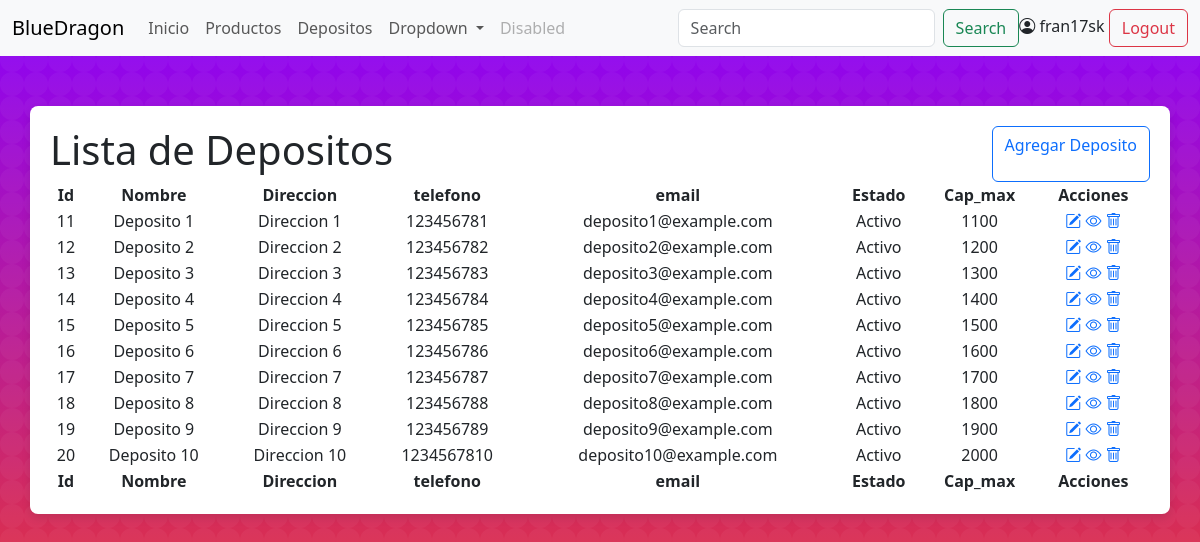
The app's page /depositos/ (signed in), older data.
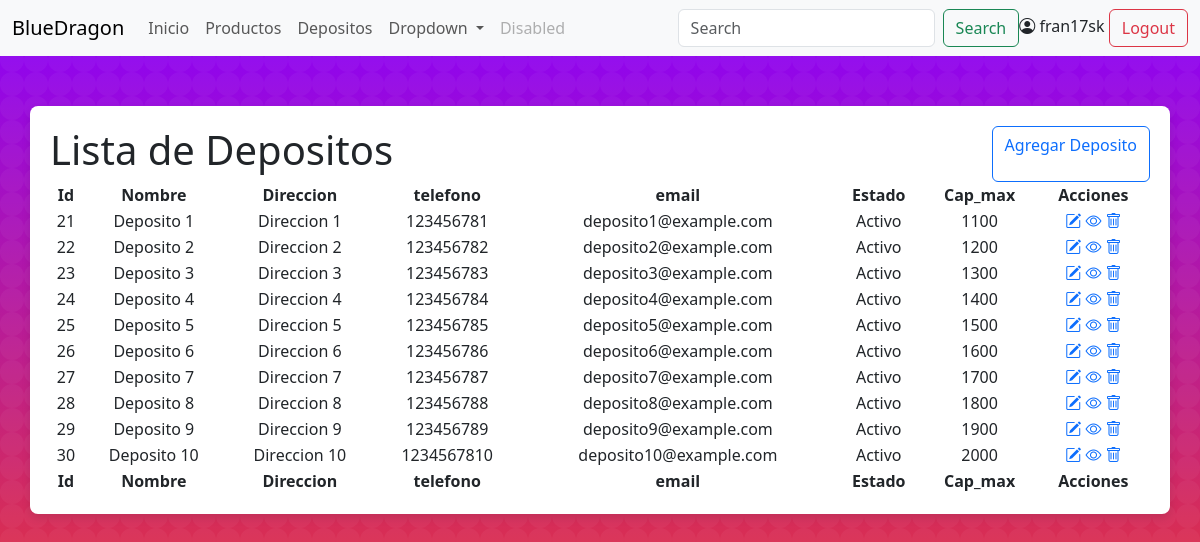
The same page, newer data.
### mi_aplicacion/models.py (models this page shows, shortened)
class Deposito(models.Model):
    nombre = models.CharField(max_length=255)
    direccion = models.CharField(max_length=255)
    telefono = models.CharField(max_length=255, blank=True, null=True)
    email = models.EmailField(blank=True, null=True)
    estado = models.CharField(max_length=255, blank=True, null=True)
    capacidad_maxima = models.IntegerField(blank=True, null=True)
    localidad = models.ForeignKey(Localidad, on_delete=models.SET_NULL, null=True, blank=True)

### mi_aplicacion/views.py (the view)
# urls.py: path('depositos/',DepositosListView.as_view(), name='depositos_list'),
class DepositosListView(LoginRequiredMixin,ListView):
    model=Deposito
    template_name = 'depositos/depositos_list.html'
    context_object_name = 'depositos'
    login_url = '../accounts/login/'

### mi_aplicacion/templates/depositos/depositos_list.html (shortened to what this page needs)
<!DOCTYPE html>
<html lang="es">
<head>
    <link rel="stylesheet" href="https://cdn.jsdelivr.net/npm/bootstrap@5.3.3/dist/css/bootstrap.min.css">
    <link rel="stylesheet" href="https://cdn.jsdelivr.net/npm/bootstrap-icons@1.11.3/font/bootstrap-icons.min.css">
    <link rel="stylesheet" href="https://cdn.datatables.net/2.1.3/css/dataTables.dataTables.css">
    <link rel="stylesheet" href="https://cdn.jsdelivr.net/npm/bootstrap-icons@1.11.3/font/bootstrap-icons.min.css">
</head>
<body>
  <nav class="navbar navbar-expand-lg bg-body-tertiary bg_dark">
    <div class="container-fluid">
      <a class="navbar-brand" href="#">BlueDragon</a>
      <div class="collapse navbar-collapse" id="navbarSupportedContent">
        <ul class="navbar-nav me-auto mb-2 mb-lg-0">
            <li class="nav-item active">
                <a class="nav-link" href="{% url 'home' %}">Inicio</a>
            </li>
            <li class="nav-item">
                <a class="nav-link" href="{% url 'producto_list' %}">Productos</a>
            </li>
            <li class="nav-item">
              <a class="nav-link" href="{% url 'depositos_list' %}">Depositos</a>
            </li>
          <li class="nav-item dropdown">
            <a class="nav-link dropdown-toggle" href="#" role="button" data-bs-toggle="dropdown" aria-expanded="false">
              Dropdown
            </a>
          </li>
          <li class="nav-item">
            <a class="nav-link disabled" aria-disabled="true">Disabled</a>
          </li>
        </ul>
        <form class="d-flex" role="search">
          <input class="form-control me-2" type="search" placeholder="Search" aria-label="Search">
          <button class="btn btn-outline-success" type="submit">Search</button>
        </form>
          <div>
            <i class="bi color-black bi-person-circle"></i>
            <span class="color-black">{{user.username}}</span>
            {% if user.is_authenticated %}
            <form action="{% url 'logout' %}" method="post" style="display: inline;">
              <button type="submit" class="btn btn-outline-danger">Logout</button>
          </form>
          {% else %}
                    <a class="nav-link btn btn-outline-primary" href="{% url 'login' %}">Login</a>
                {% endif %}
          </div>
      </div>
    </div>
  </nav>
    <div class="container">
        <div class="d-flex-sp">
            <h1>Lista de Depositos</h1>
            <a href="{% url 'deposito_create' %}" class=" btn btn-outline-primary">Agregar Deposito</a>
        </div>
        <div class="">
            <table id="example" class="display" style="width:100%">
                <thead>
                    <tr>
                        <th>Id</th>
                        <th>Nombre</th>
                        <th>Direccion</th>
                        <th>telefono</th>
                        <th>email</th>
                        <th>Estado</th>
                        <th>Cap_max</th>
                        <th>Acciones</th>
                    </tr>
                </thead>
                <tbody>
                    {% for deposito in depositos %}
                    <tr>
                        <td>{{deposito.id}}</td>
                        <td>{{deposito.nombre}}</td>
                        <td>{{deposito.direccion}}</td>
                        <td>{{deposito.telefono}}</td>
                        <td>{{deposito.email}}</td>
                        <td>{{deposito.estado}}</td>
                        <td>{{deposito.capacidad_maxima}}</td>
                        <td><a href="{% url 'deposito_update' deposito.pk %}"><i class="bi bi-pencil-square"></i></a>
                          <a href="{% url 'deposito_detail' deposito.pk %}"><i class="bi bi-eye"></i></a>
                          <a href="{% url 'deposito_delete' deposito.pk %}"><i class="bi bi-trash"></i></a></td>
                    </tr>
                    {% empty %}
                <p>No hay depositos disponibles.</p>
                {% endfor %}
                </tbody>
                <tfoot>
                    <tr>
                        <th>Id</th>
                        <th>Nombre</th>
                        <th>Direccion</th>
                        <th>telefono</th>
                        <th>email</th>
                        <th>Estado</th>
                        <th>Cap_max</th>
                        <th>Acciones</th>
                    </tr>
                </tfoot>
            </table>
        </div>
    </div>
</body>
</html>

### mi_aplicacion/templates/depositos/depositos_list.html (style rules this page uses)
body { background-color: #ffffff; background-attachment: fixed; }
.container { margin: 50px auto; background-color: #fff; border-radius: 8px; box-shadow: 0 4px 8px rgba(0, 0, 0, 0.1); padding: 20px; text-align: center; width: 1600px; }
.d-flex-sp { display: flex; flex-flow: row nowrap; justify-content: space-between; }

Row changes from the older to the newer data that the page shows:
removed Deposito: id "11", nombre "Deposito 1", direccion "Direccion 1", telefono "123456781", email "deposito1@example.com", estado "Activo", capacidad_maxima "1100"
removed Deposito: id "12", nombre "Deposito 2", direccion "Direccion 2", telefono "123456782", email "deposito2@example.com", estado "Activo", capacidad_maxima "1200"
removed Deposito: id "13", nombre "Deposito 3", direccion "Direccion 3", telefono "123456783", email "deposito3@example.com", estado "Activo", capacidad_maxima "1300"
removed Deposito: id "14", nombre "Deposito 4", direccion "Direccion 4", telefono "123456784", email "deposito4@example.com", estado "Activo", capacidad_maxima "1400"
removed Deposito: id "15", nombre "Deposito 5", direccion "Direccion 5", telefono "123456785", email "deposito5@example.com", estado "Activo", capacidad_maxima "1500"
removed Deposito: id "16", nombre "Deposito 6", direccion "Direccion 6", telefono "123456786", email "deposito6@example.com", estado "Activo", capacidad_maxima "1600"
removed Deposito: id "17", nombre "Deposito 7", direccion "Direccion 7", telefono "123456787", email "deposito7@example.com", estado "Activo", capacidad_maxima "1700"
removed Deposito: id "18", nombre "Deposito 8", direccion "Direccion 8", telefono "123456788", email "deposito8@example.com", estado "Activo", capacidad_maxima "1800"
removed Deposito: id "19", nombre "Deposito 9", direccion "Direccion 9", telefono "123456789", email "deposito9@example.com", estado "Activo", capacidad_maxima "1900"
removed Deposito: id "20", nombre "Deposito 10", direccion "Direccion 10", telefono "1234567810", email "deposito10@example.com", estado "Activo", capacidad_maxima "2000"
added Deposito: id "21", nombre "Deposito 1", direccion "Direccion 1", telefono "123456781", email "deposito1@example.com", estado "Activo", capacidad_maxima "1100"
added Deposito: id "22", nombre "Deposito 2", direccion "Direccion 2", telefono "123456782", email "deposito2@example.com", estado "Activo", capacidad_maxima "1200"
added Deposito: id "23", nombre "Deposito 3", direccion "Direccion 3", telefono "123456783", email "deposito3@example.com", estado "Activo", capacidad_maxima "1300"
added Deposito: id "24", nombre "Deposito 4", direccion "Direccion 4", telefono "123456784", email "deposito4@example.com", estado "Activo", capacidad_maxima "1400"
added Deposito: id "25", nombre "Deposito 5", direccion "Direccion 5", telefono "123456785", email "deposito5@example.com", estado "Activo", capacidad_maxima "1500"
added Deposito: id "26", nombre "Deposito 6", direccion "Direccion 6", telefono "123456786", email "deposito6@example.com", estado "Activo", capacidad_maxima "1600"
added Deposito: id "27", nombre "Deposito 7", direccion "Direccion 7", telefono "123456787", email "deposito7@example.com", estado "Activo", capacidad_maxima "1700"
added Deposito: id "28", nombre "Deposito 8", direccion "Direccion 8", telefono "123456788", email "deposito8@example.com", estado "Activo", capacidad_maxima "1800"
added Deposito: id "29", nombre "Deposito 9", direccion "Direccion 9", telefono "123456789", email "deposito9@example.com", estado "Activo", capacidad_maxima "1900"
added Deposito: id "30", nombre "Deposito 10", direccion "Direccion 10", telefono "1234567810", email "deposito10@example.com", estado "Activo", capacidad_maxima "2000"
